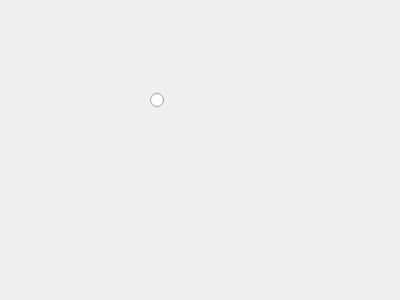
<?xml version="1.0" encoding="UTF-8"?>
<ui version="4.0">
 <class>FenRadioBox</class>
 <widget class="QWidget" name="FenRadioBox">
  <property name="geometry">
   <rect>
    <x>0</x>
    <y>0</y>
    <width>400</width>
    <height>300</height>
   </rect>
  </property>
  <property name="windowTitle">
   <string>Form</string>
  </property>
  <widget class="QRadioButton" name="radioButton">
   <property name="geometry">
    <rect>
     <x>150</x>
     <y>90</y>
     <width>99</width>
     <height>20</height>
    </rect>
   </property>
   <property name="text">
    <string/>
   </property>
  </widget>
 </widget>
 <resources/>
 <connections/>
</ui>
